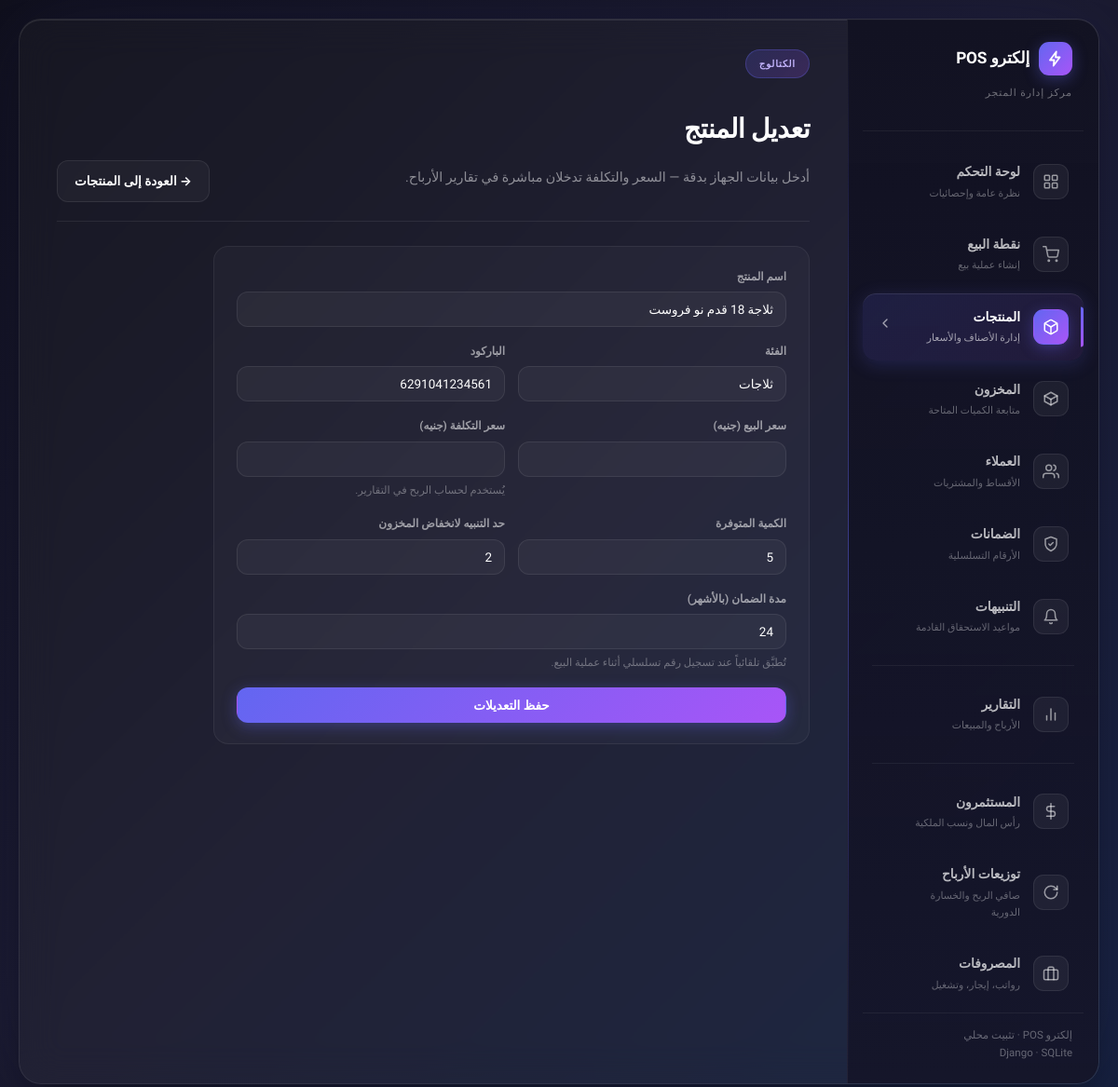
The page /manage/products/1/edit/ on the database its author committed.
### pos/models.py (models this page shows, shortened)
class Product(models.Model):
    name = models.CharField(max_length=200)
    barcode = models.CharField(max_length=64, unique=True, null=True, blank=True)
    category = models.CharField(max_length=100, default="عام")
    price = models.DecimalField(max_digits=12, decimal_places=2)
    cost_price = models.DecimalField(max_digits=12, decimal_places=2, default=0)
    quantity = models.IntegerField(default=0)
    low_stock_threshold = models.IntegerField(default=3)
    warranty_months = models.IntegerField(default=12)
    created_at = models.DateTimeField(auto_now_add=True)
    class Meta:
        ordering = ["name"]

### pos/views.py (the view, shortened to what this page needs)
# urls.py: path("manage/products/<int:product_id>/edit/", views.product_edit, name="product_edit"),
def product_edit(request, product_id):
    product = get_object_or_404(Product, id=product_id)
    return render(request, "pos/product_form.html", {"product": product})

### pos/context_processors.py (called while the page is built)
def installment_alerts(request):
    try:
        from .models import InstallmentPlan, Investor
        cutoff = timezone.now() + timezone.timedelta(days=5)
        installment_count = InstallmentPlan.objects.filter(
            status=InstallmentPlan.ACTIVE,
            next_due_date__isnull=False,
            next_due_date__lte=cutoff,
        ).count()
        investor_count = sum(
            1 for inv in Investor.objects.filter(status=Investor.ACTIVE, dividends_due__gt=0)
            if inv.days_until_dividend_due is not None and inv.days_until_dividend_due <= 5
        )
        count = installment_count + investor_count
    except Exception:
        count = 0
    return {"nav_alerts_count": count}

### pos/templates/pos/product_form.html (shortened to what this page needs)
{% extends "pos/base.html" %}
{% block content %}
<div class="panel-header">
  <div>
    <span class="panel-badge">الكتالوج</span>
    <h1 class="panel-title">{% if product %}تعديل المنتج{% else %}إضافة منتج جديد{% endif %}</h1>
    <p class="panel-description">أدخل بيانات الجهاز بدقة — السعر والتكلفة تدخلان مباشرة في تقارير الأرباح.</p>
  </div>
  <a href="{% url 'pos:products_list' %}" class="btn">→ العودة إلى المنتجات</a>
</div>
<div class="content-card" style="max-width:640px;">
  <form method="post">
    <div class="field">
      <label>اسم المنتج</label>
      <input type="text" name="name" required value="{{ product.name|default:'' }}" placeholder="مثال: ثلاجة 18 قدم نو فروست">
    </div>
    <div class="field-row">
      <div class="field">
        <label>الفئة</label>
        <input type="text" name="category" value="{{ product.category|default:'عام' }}">
      </div>
      <div class="field">
        <label>الباركود</label>
        <input type="text" name="barcode" value="{{ product.barcode|default:'' }}" placeholder="اختياري">
      </div>
    </div>
    <div class="field-row">
      <div class="field">
        <label>سعر البيع (جنيه)</label>
        <input type="number" step="0.01" min="0" name="price" required value="{{ product.price|default:'' }}">
      </div>
      <div class="field">
        <label>سعر التكلفة (جنيه)</label>
        <input type="number" step="0.01" min="0" name="cost_price" value="{{ product.cost_price|default:0 }}">
        <div class="hint">يُستخدم لحساب الربح في التقارير.</div>
      </div>
    </div>
    <div class="field-row">
      <div class="field">
        <label>الكمية المتوفرة</label>
        <input type="number" min="0" name="quantity" value="{{ product.quantity|default:0 }}">
      </div>
      <div class="field">
        <label>حد التنبيه لانخفاض المخزون</label>
        <input type="number" min="0" name="low_stock_threshold" value="{{ product.low_stock_threshold|default:3 }}">
      </div>
    </div>
    <div class="field">
      <label>مدة الضمان (بالأشهر)</label>
      <input type="number" min="0" name="warranty_months" value="{{ product.warranty_months|default:12 }}">
      <div class="hint">تُطبَّق تلقائياً عند تسجيل رقم تسلسلي أثناء عملية البيع.</div>
    </div>
    <button type="submit" class="btn btn-primary btn-block">{% if product %}حفظ التعديلات{% else %}إضافة المنتج{% endif %}</button>
  </form>
</div>
{% endblock %}

### pos/static/pos/css/style.css (style rules this page uses)
:root { --bg-1: #0f0f1a; --bg-2: #1a1a2e; --bg-3: #16213e; --surface: rgba(255, 255, 255, 0.03); --surface-hover: rgba(255, 255, 255, 0.05); --border: rgba(255, 255, 255, 0.08); --border-soft: rgba(255, 255, 255, 0.06); --text: #ffffff; --text-dim: rgba(255, 255, 255, 0.55); --text-faint: rgba(255, 255, 255, 0.35); --accent-1: #6366f1; --accent-2: #a855f7; --accent-grad: linear-gradient(135deg, #6366f1 0%, #a855f7 100%); --accent-glow: rgba(99, 102, 241, 0.35); --good: #34d399; --good-bg: rgba(52, 211, 153, 0.14); --bad: #f87171; --bad-bg: rgba(248, 113, 113, 0.14); --info: #38bdf8; --info-bg: rgba(56, 189, 248, 0.14); --radius: 16px; --radius-sm: 12px; --font-body: "Tajawal", "Inter", sans-serif; --font-mono: "JetBrains Mono", ui-monospace, monospace; }
* { box-sizing: border-box; }
html, body { margin: 0; padding: 0; min-height: 100vh; background: linear-gradient(135deg, var(--bg-1) 0%, var(--bg-2) 50%, var(--bg-3) 100%); color: var(--text); font-family: var(--font-body); font-size: 15px; line-height: 1.7; }
a { color: inherit; text-decoration: none; }
.panel-header { margin-bottom: 26px; padding-bottom: 20px; border-bottom: 1px solid rgba(255, 255, 255, 0.08); display: flex; align-items: flex-end; justify-content: space-between; gap: 16px; flex-wrap: wrap; }
.panel-badge { display: inline-block; padding: 6px 14px; background: linear-gradient(135deg, rgba(99, 102, 241, 0.2) 0%, rgba(168, 85, 247, 0.2) 100%); border: 1px solid rgba(99, 102, 241, 0.3); border-radius: 20px; color: #c4b5fd; font-size: 0.68rem; font-weight: 700; text-transform: uppercase; letter-spacing: 0.08em; margin-bottom: 12px; }
.panel-title { color: #fff; font-size: 1.9rem; font-weight: 800; letter-spacing: -0.02em; margin-bottom: 6px; }
.panel-description { color: rgba(255, 255, 255, 0.5); font-size: 0.95rem; line-height: 1.7; max-width: 640px; }
.content-card { background: rgba(255, 255, 255, 0.03); border: 1px solid rgba(255, 255, 255, 0.06); border-radius: var(--radius); padding: 22px 24px; transition: all 0.35s ease; }
.btn { display: inline-flex; align-items: center; gap: 7px; justify-content: center; padding: 10px 18px; border-radius: var(--radius-sm); border: 1px solid var(--border); background: rgba(255,255,255,0.04); color: var(--text); font-family: var(--font-body); font-size: 13.5px; font-weight: 700; cursor: pointer; transition: all 0.2s ease; }
.btn-primary { background: var(--accent-grad); border-color: transparent; color: #fff; box-shadow: 0 4px 16px var(--accent-glow); }
.btn-block { width: 100%; }
input, select, textarea { width: 100%; background: rgba(255,255,255,0.04); border: 1px solid var(--border); color: var(--text); padding: 10px 13px; border-radius: var(--radius-sm); font-family: var(--font-body); font-size: 13.5px; outline: none; transition: border-color 0.2s ease; }
label { display: block; font-size: 12px; color: var(--text-dim); margin-bottom: 6px; font-weight: 700; }
.field { margin-bottom: 16px; }
.field-row { display: flex; gap: 14px; }
.field-row .field { flex: 1; }
.hint { font-size: 11.5px; color: var(--text-faint); margin-top: 5px; }

### rows shown on the page
Product: name "ثلاجة 18 قدم نو فروست", category "ثلاجات", barcode "6291041234561", quantity "5", low_stock_threshold "2", warranty_months "24"
